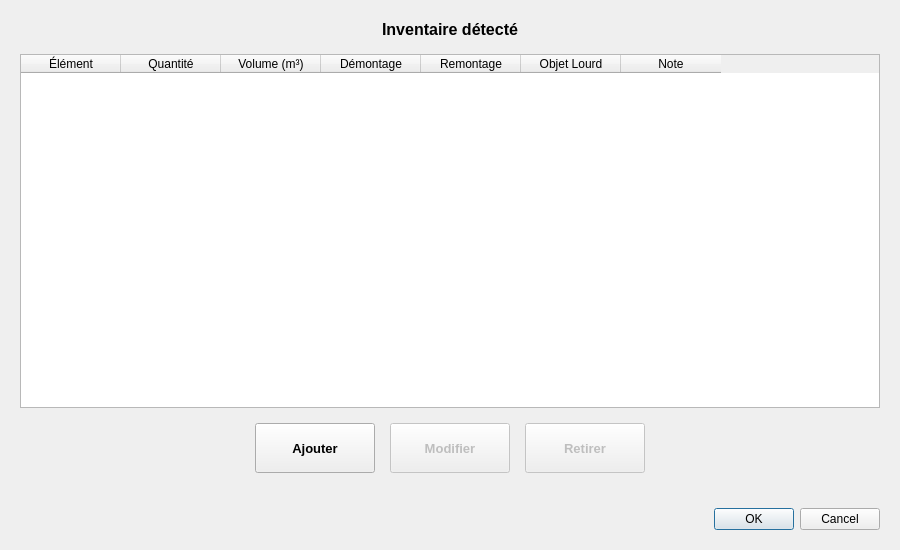
<?xml version="1.0" encoding="UTF-8"?>
<ui version="4.0">
	<class>InventoryModifyierDialog</class>
	<widget class="QDialog" name="InventoryModifyierDialog">
		<property name="geometry">
			<rect>
				<x>0</x>
				<y>0</y>
				<width>900</width>
				<height>550</height>
			</rect>
		</property>
		<property name="minimumSize">
			<size>
				<width>800</width>
				<height>500</height>
			</size>
		</property>
		<property name="windowTitle">
			<string>Modifier l'inventaire</string>
		</property>
		<layout class="QVBoxLayout" name="verticalLayout">
			<property name="spacing">
				<number>15</number>
			</property>
			<property name="leftMargin">
				<number>20</number>
			</property>
			<property name="topMargin">
				<number>20</number>
			</property>
			<property name="rightMargin">
				<number>20</number>
			</property>
			<property name="bottomMargin">
				<number>20</number>
			</property>

			<!-- Titre -->
			<item>
				<widget class="QLabel" name="titleLabel">
					<property name="font">
						<font>
							<pointsize>12</pointsize>
							<bold>true</bold>
						</font>
					</property>
					<property name="text">
						<string>Inventaire détecté</string>
					</property>
					<property name="alignment">
						<set>Qt::AlignmentFlag::AlignCenter</set>
					</property>
				</widget>
			</item>

			<!-- Tableau d'inventaire -->
			<item>
				<widget class="QTableWidget" name="inventoryTableWidget">
					<property name="editTriggers">
						<set>QAbstractItemView::EditTrigger::NoEditTriggers</set>
					</property>
					<property name="selectionMode">
						<enum>QAbstractItemView::SelectionMode::SingleSelection</enum>
					</property>
					<property name="selectionBehavior">
						<enum>QAbstractItemView::SelectionBehavior::SelectRows</enum>
					</property>
					<property name="sortingEnabled">
						<bool>false</bool>
					</property>
					<column>
						<property name="text">
							<string>Élément</string>
						</property>
					</column>
					<column>
						<property name="text">
							<string>Quantité</string>
						</property>
					</column>
					<column>
						<property name="text">
							<string>Volume (m³)</string>
						</property>
					</column>
					<column>
						<property name="text">
							<string>Démontage</string>
						</property>
					</column>
					<column>
						<property name="text">
							<string>Remontage</string>
						</property>
					</column>
					<column>
						<property name="text">
							<string>Objet Lourd</string>
						</property>
					</column>
					<column>
						<property name="text">
							<string>Note</string>
						</property>
					</column>
				</widget>
			</item>

			<!-- Boutons d'action sur l'inventaire -->
			<item>
				<layout class="QHBoxLayout" name="actionButtonsLayout">
					<property name="spacing">
						<number>15</number>
					</property>
					<item>
						<spacer name="horizontalSpacer_1">
							<property name="orientation">
								<enum>Qt::Orientation::Horizontal</enum>
							</property>
							<property name="sizeHint" stdset="0">
								<size>
									<width>40</width>
									<height>20</height>
								</size>
							</property>
						</spacer>
					</item>
					<item>
						<widget class="QPushButton" name="addItemButton">
							<property name="minimumSize">
								<size>
									<width>120</width>
									<height>50</height>
								</size>
							</property>
							<property name="font">
								<font>
									<pointsize>10</pointsize>
									<bold>true</bold>
								</font>
							</property>
							<property name="text">
								<string>Ajouter</string>
							</property>
						</widget>
					</item>
					<item>
						<widget class="QPushButton" name="modifyItemButton">
							<property name="enabled">
								<bool>false</bool>
							</property>
							<property name="minimumSize">
								<size>
									<width>120</width>
									<height>50</height>
								</size>
							</property>
							<property name="font">
								<font>
									<pointsize>10</pointsize>
									<bold>true</bold>
								</font>
							</property>
							<property name="text">
								<string>Modifier</string>
							</property>
						</widget>
					</item>
					<item>
						<widget class="QPushButton" name="removeItemButton">
							<property name="enabled">
								<bool>false</bool>
							</property>
							<property name="minimumSize">
								<size>
									<width>120</width>
									<height>50</height>
								</size>
							</property>
							<property name="font">
								<font>
									<pointsize>10</pointsize>
									<bold>true</bold>
								</font>
							</property>
							<property name="text">
								<string>Retirer</string>
							</property>
						</widget>
					</item>
					<item>
						<spacer name="horizontalSpacer_2">
							<property name="orientation">
								<enum>Qt::Orientation::Horizontal</enum>
							</property>
							<property name="sizeHint" stdset="0">
								<size>
									<width>40</width>
									<height>20</height>
								</size>
							</property>
						</spacer>
					</item>
				</layout>
			</item>

			<!-- Spacer vertical -->
			<item>
				<spacer name="verticalSpacer">
					<property name="orientation">
						<enum>Qt::Orientation::Vertical</enum>
					</property>
					<property name="sizeType">
						<enum>QSizePolicy::Policy::Fixed</enum>
					</property>
					<property name="sizeHint" stdset="0">
						<size>
							<width>20</width>
							<height>20</height>
						</size>
					</property>
				</spacer>
			</item>

			<!-- Boutons OK/Cancel -->
			<item>
				<widget class="QDialogButtonBox" name="buttonBox">
					<property name="orientation">
						<enum>Qt::Orientation::Horizontal</enum>
					</property>
					<property name="standardButtons">
						<set>QDialogButtonBox::StandardButton::Cancel|QDialogButtonBox::StandardButton::Ok</set>
					</property>
					<property name="centerButtons">
						<bool>false</bool>
					</property>
				</widget>
			</item>
		</layout>
	</widget>
	<resources/>
	<connections>
		<connection>
			<sender>buttonBox</sender>
			<signal>accepted()</signal>
			<receiver>InventoryModifyierDialog</receiver>
			<slot>accept()</slot>
		</connection>
		<connection>
			<sender>buttonBox</sender>
			<signal>rejected()</signal>
			<receiver>InventoryModifyierDialog</receiver>
			<slot>reject()</slot>
		</connection>
	</connections>
</ui>
